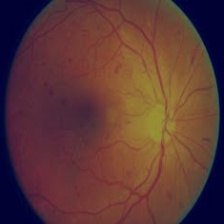
#> input picture backend/gradcam_tests/Mild_1.00_1656dfbf-d73b-468b-9884-53589400c8e9_download.jpg, 224 x 224 px
$ python -i preprocessing.py   (imports and definitions only)
#> lines starting #> are read from the running program, lines starting #| are printed output that depends on the picture; after the words box and inside, x2 and y2 are one past the last pixel; in counts of white or black regions, pixels touching at a corner belong together
import cv2
import numpy as np

def is_fundus_image(img_rgb):
    """
    Validates if an image is a fundus photograph based on a minimal, universal structural check.
    Fundus images (even heavily preprocessed ones) should be mostly a circular disk of pixels inside a squarish bounding box.
    """
    try:

        gray = cv2.cvtColor(img_rgb, cv2.COLOR_RGB2GRAY)
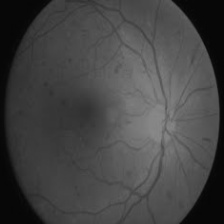
#> gray: shape (224, 224); min 5, max 137, mean 68.3

        # Identify background padding color from corners (could be black padding or gray padding)
        bg_val = np.median([gray[0,0], gray[0,-1], gray[-1,0], gray[-1,-1]])
#> bg_val = 7

        if bg_val < 40:
            # 1. Standard black padding -> Otsu is best
            _, thresh = cv2.threshold(gray, 0, 255, cv2.THRESH_BINARY + cv2.THRESH_OTSU)
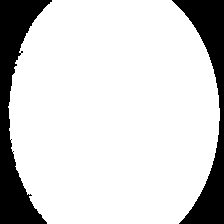
#> thresh: shape (224, 224); 82.5% white; 2 black regions
        else:
            # 2. Gray/Preprocessed padding -> MUST use absdiff to catch dark features
            # Lowered thresh to 8 to catch grayish retinas on gray backgrounds
            diff = cv2.absdiff(gray, int(bg_val))
            _, thresh = cv2.threshold(diff, 8, 255, cv2.THRESH_BINARY)

        contours, _ = cv2.findContours(thresh, cv2.RETR_EXTERNAL, cv2.CHAIN_APPROX_SIMPLE)
#> contours = 1 contour; box (x1, y1, x2, y2) and area: (8, 0, 220, 224) 41058

        if not contours:
            print("DEBUG: No contours found during initial segmentation.")
            return False

        largest_contour = max(contours, key=cv2.contourArea)
#> largest_contour = contour of 249 points, box (x1, y1, x2, y2) (8, 0, 220, 224), area 41058
        area = cv2.contourArea(largest_contour)
#> area = 41058.5
        img_area = gray.shape[0] * gray.shape[1]
#> img_area = 50176
        area_ratio = area / float(img_area + 1e-5)
#> area_ratio = 0.818

        x, y, w, h = cv2.boundingRect(largest_contour)
#> x = 8; y = 0; w = 212; h = 224
        aspect_ratio = float(w) / h if h > 0 else 0
#> aspect_ratio = 0.946
        extent = area / float(w * h + 1) if w*h > 0 else 0
#> extent = 0.865

        # Color Analysis (using BGR source)
        img_rgb_real = cv2.cvtColor(img_rgb, cv2.COLOR_BGR2RGB)
#> img_rgb_real is the input picture: shape (224, 224, 3); mean B, G, R 55.3, 57.3, 94.7

        # Create mask based on the SAME segmentation logic (thresh 8 for gray)
        if bg_val < 40:
            _, mask_thresh = cv2.threshold(gray, 0, 255, cv2.THRESH_BINARY + cv2.THRESH_OTSU)
            mask = mask_thresh > 0
#> mask: shape (224, 224) bool; 82.5% white; 2 black regions, box (x1, y1, x2, y2) and area: (0, 0, 52, 224) 4774, (172, 0, 224, 224) 3992
        else:
            mask = cv2.absdiff(gray, int(bg_val)) > 8

        if not np.any(mask):
            return False

        mean_r = np.mean(img_rgb_real[:,:,0][mask])
#> mean_r = 55.84
        mean_g = np.mean(img_rgb_real[:,:,1][mask])
#> mean_g = 68.23
        mean_b = np.mean(img_rgb_real[:,:,2][mask])
#> mean_b = 113.4

        # Internal variance to reject flat logos/text
        pixel_variance = np.std(gray[mask]) if np.any(mask) else 0
#> pixel_variance = 19.76

        # --- THE HIGH-SECURITY MEDICAL SHIELD ---

        # 1. THE EXTENT SHIELD (Digital/Square Block)
        # Blocks clear digital artifacts (Logos, Confusion Matrices, Square Screenshots).
        # Genuine circular/cropped retinas naturally have an extent < 0.92.
        if extent > 0.95:
            print(f"DEBUG: REJECTED - Perfect square content detected (Extent={extent:.3f})")
            return False

        # 2. COLOR ANALYSIS
        color_std = np.std([mean_r, mean_g, mean_b])
#> color_std = 24.75
        is_machine_gray = color_std < 3.0
#> is_machine_gray = False
        is_nearly_gray = color_std < 25.0
#> is_nearly_gray = True

        # 3. RED-DOMINANCE SHIELD (Blocks Landscapes/Buildings)
        # Human fundus images are ALWAYS Red-dominant if they have any color.
        # Landscapes have sky (Blue) or grass (Green).
        if not is_machine_gray:
            if mean_g > (mean_r + 5) or mean_b > (mean_r + 5):
                print(f"DEBUG: REJECTED - Non-medical color (Green/Blue dominant). G={mean_g:.1f}, B={mean_b:.1f}, R={mean_r:.1f}")
#| DEBUG: REJECTED - Non-medical color (Green/Blue dominant). G=68.2, B=113.4, R=55.8
                return False

        # 4. MEDICAL ACCEPTANCE (Whitelist)
        if is_machine_gray:
            # Machine-clean grayscale scans pass if they have texture detail
            if pixel_variance >= 11.0:
                print("DEBUG: Machine-Gray Medical Scan ACCEPTED.")
                return True
        elif is_nearly_gray:
            # --- THE GREY-ZONE (For grayish/scanned fundus images) ---
            # We trust a grayish image if its shape is non-square and it has texture.
            if extent < 0.92 and pixel_variance > 11.0:
                print(f"DEBUG: Grey-Zone Medical Scan ACCEPTED (Extent={extent:.3f}, Var={pixel_variance:.1f})")
                return True
        else:
            # 5. VIBRANT RETINA SIGNATURE (Standard Color Scans)
            if mean_r > mean_g and mean_r > (mean_b * 1.7):
                print("DEBUG: Color Fundus Scan (Red-Dominant Signature) ACCEPTED.")
                return True

            # Special case for dim/preprocessed scans
            if mean_r > mean_g and mean_r > 30 and (mean_r / (mean_b + 1e-5)) > 1.6:
                 print("DEBUG: Dim Color Fundus ACCEPTED.")
                 return True

        # IF EXTENT IS VERY LOW (Circle-like), be more lenient with color
        if extent < 0.85 and pixel_variance > 15 and mean_r > mean_g:
             print(f"DEBUG: Flexible Circular Medical ACCEPTED (Extent={extent:.3f})")
             return True

        # If it reached here, it's likely a face or landscape posing as gray
        print(f"DEBUG: REJECTED - Non-medical profile (R={mean_r:.1f}, G={mean_g:.1f}, B={mean_b:.1f}, Ext={extent:.3f})")
        return False

    except Exception as e:
        print(f"Validation error: {e}")
        return False

# Helper: Crop black borders (Circle Crop)
# [67 lines left out: functions crop_image_from_gray, preprocess_image, not called in this run]

>>> import cv2
>>> picture = cv2.cvtColor(cv2.imread('gradcam_tests/Mild_1.00_1656dfbf-d73b-468b-9884-53589400c8e9_download.jpg'), cv2.COLOR_BGR2RGB)
>>> result = is_fundus_image(picture)
#> result = False

$ run again, on backend/gradcam_tests/No_DR_1.00_0b0fc698-4dce-4db4-a113-fb56fc40662b_c0261071-800px-wm.jpg
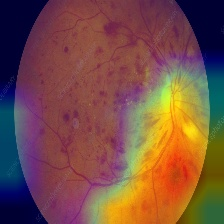
#> input picture backend/gradcam_tests/No_DR_1.00_0b0fc698-4dce-4db4-a113-fb56fc40662b_c0261071-800px-wm.jpg, 224 x 224 px
#> in is_fundus_image, `gray = cv2.cvtColor(img_rgb, cv2.COLOR_RGB2GRAY)`:
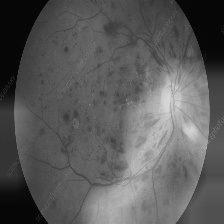
#> gray: shape (224, 224); min 5, max 219, mean 90.2
#> bg_val = 6
#> in is_fundus_image, `_, thresh = cv2.threshold(gray, 0, 255, cv2.THRESH_BINARY + cv2.THRESH..`:
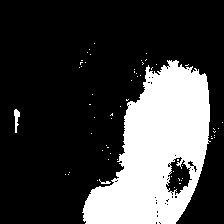
#> thresh: shape (224, 224); 25.2% white; 60 white regions (57 under 20 px)
#> contours = 51 contours, 49 with area under 20; largest, box (x1, y1, x2, y2) and area: (82, 60, 211, 224) 12758, (14, 109, 20, 133) 56
#> largest_contour = contour of 340 points, box (x1, y1, x2, y2) (82, 60, 211, 224), area 12758
#> area = 12757.5
#> area_ratio = 0.254
#> x = 82; y = 60; w = 129; h = 164
#> aspect_ratio = 0.787
#> extent = 0.603
#> in is_fundus_image, img_rgb_real is the input picture: shape (224, 224, 3); mean B, G, R 68.8, 78.8, 120.6
#> mask: shape (224, 224) bool; 25.2% white; 60 white regions (57 under 20 px), largest, box (x1, y1, x2, y2) and area: (82, 60, 211, 224) 12432, (14, 109, 20, 133) 81, (99, 179, 111, 184) 24
#> mean_r = 57.99
#> mean_g = 143.1
#> mean_b = 191.4
#> pixel_variance = 23.81
#> color_std = 55.14
#> is_machine_gray = False
#| DEBUG: REJECTED - Non-medical color (Green/Blue dominant). G=143.1, B=191.4, R=58.0

$ run again, on backend/gradcam_tests/Severe_0.93_0e045f0f-d2ff-4588-bd09-1743efd99b9d_dr3.jpg
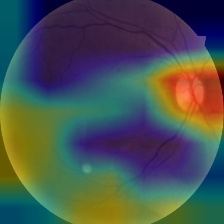
#> input picture backend/gradcam_tests/Severe_0.93_0e045f0f-d2ff-4588-bd09-1743efd99b9d_dr3.jpg, 224 x 224 px
#> in is_fundus_image, `gray = cv2.cvtColor(img_rgb, cv2.COLOR_RGB2GRAY)`:
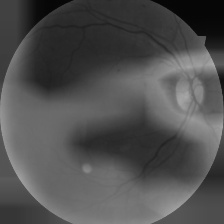
#> gray: shape (224, 224); min 5, max 169, mean 79.8
#> bg_val = 59.5
#> in is_fundus_image, `_, thresh = cv2.threshold(diff, 8, 255, cv2.THRESH_BINARY)`:
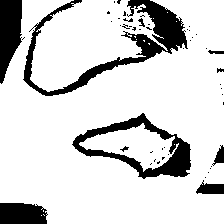
#> thresh: shape (224, 224); 83.5% white; 50 black regions (39 under 20 px)
#> contours = 12 contours, 10 with area under 20; largest, box (x1, y1, x2, y2) and area: (0, 0, 224, 224) 36367, (30, 0, 168, 92) 6978
#> largest_contour = contour of 382 points, box (x1, y1, x2, y2) (0, 0, 224, 224), area 36367
#> area = 36367
#> area_ratio = 0.725
#> x = 0; w = 224
#> aspect_ratio = 1
#> extent = 0.725
#> in is_fundus_image, img_rgb_real is the input picture: shape (224, 224, 3); mean B, G, R 80.4, 83.5, 72.6
#> mask: shape (224, 224) bool; 83.5% white; 50 black regions (39 under 20 px), largest, box (x1, y1, x2, y2) and area: (23, 0, 188, 96) 3208, (72, 113, 191, 179) 2186, (0, 0, 22, 84) 1337
#> mean_r = 76.49
#> mean_g = 88.34
#> mean_b = 78.43
#> pixel_variance = 36.01
#> color_std = 5.19
#> is_machine_gray = False
#> is_nearly_gray = True
#| DEBUG: REJECTED - Non-medical color (Green/Blue dominant). G=88.3, B=78.4, R=76.5
#> result = False
